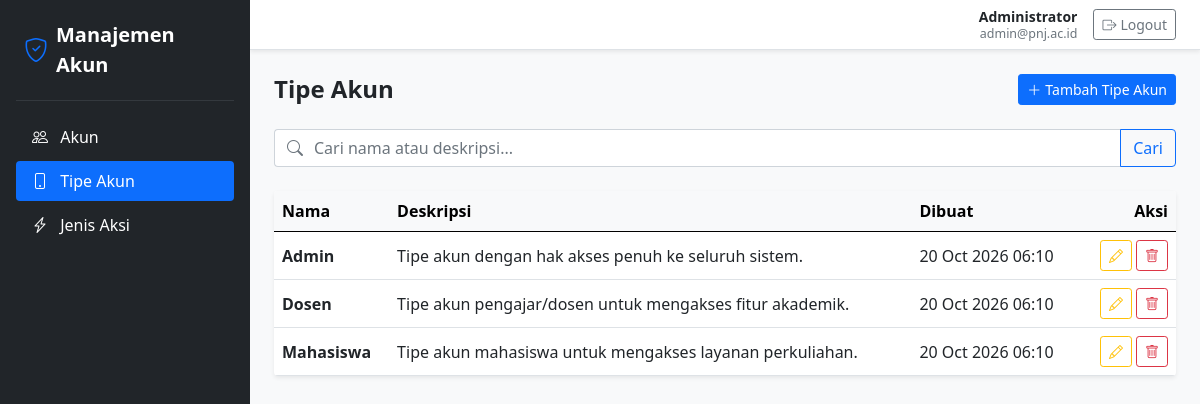
The page /index.php?url=accountType (signed in) on the database its author committed.
### tables this page shows
CREATE TABLE IF NOT EXISTS `account_type` (
    `id` CHAR(36) NOT NULL,
    `name` VARCHAR(128) NOT NULL,
    `description` TEXT NULL,
    `created_at` DATETIME NOT NULL DEFAULT CURRENT_TIMESTAMP,
    `updated_at` DATETIME NOT NULL DEFAULT CURRENT_TIMESTAMP ON UPDATE CURRENT_TIMESTAMP,
    `deleted_at` DATETIME NULL DEFAULT NULL,
    PRIMARY KEY (`id`)
);

### app/Controllers/AccountTypeController.php (called while the page is built, shortened)
<?php
require_once __DIR__ . '/../../core/Controller.php';
class AccountTypeController extends Controller {
    public function index() {
        $keyword = trim($_GET['q'] ?? '');
        $model = $this->model('AccountType');
        $flash = $_SESSION['flash'] ?? null;
        $this->view('account_type/index', [
            'title' => 'Tipe Akun',
            'activeMenu' => 'account_type',
            'accountTypes' => $model->getAccountType($keyword),
            'keyword' => $keyword,
            'flash' => $flash
        ]);
    }
}

### core/Router.php (called while the page is built, shortened)
<?php
class Router {
    protected $method = 'index';
    public function __construct() {
        $url = $this->parseUrl();
        if (isset($url[0]) && !empty($url[0])) {
            $raw = strtolower(str_replace(['_', '-'], '', $url[0]));
            if ($raw === 'login' || $raw === 'auth') {
                $controllerName = 'AuthController';
            } elseif ($raw === 'accounttype') {
                $controllerName = 'AccountTypeController';
            } else {
                $controllerName = ucfirst($url[0]) . 'Controller';
            }
            if (file_exists(__DIR__ . '/../app/Controllers/' . $controllerName . '.php')) {
                $this->controller = $controllerName;
                unset($url[0]);
            } else {
                $this->render404();
                return;
            }
        }
        $this->controller = new $this->controller;
        $this->params = $url ? array_values($url) : [];
        call_user_func_array([$this->controller, $this->method], $this->params);
    }
    private function parseUrl() {
        if (isset($_GET['url'])) {
            $url = rtrim($_GET['url'], '/');
            $url = filter_var($url, FILTER_SANITIZE_URL);
            return explode('/', $url);
        }
        return [];
    }
}

### index.php (called while the page is built, shortened)
<?php
require_once __DIR__ . '/core/Router.php';
require_once __DIR__ . '/core/Controller.php';
require_once __DIR__ . '/core/Model.php';
$app = new Router();

### core/Model.php (called while the page is built, shortened)
<?php
class Model {
    public function __construct() {
        $dsn = "mysql:host=" . DB_HOST . ";dbname=" . DB_NAME . ";charset=" . DB_CHARSET;
        $options = [
            PDO::ATTR_ERRMODE            => PDO::ERRMODE_EXCEPTION,
            PDO::ATTR_DEFAULT_FETCH_MODE => PDO::FETCH_ASSOC,
            PDO::ATTR_EMULATE_PREPARES   => false,
        ];
        try {
            $this->db = new PDO($dsn, DB_USER, DB_PASS, $options);
        } catch (\PDOException $e) {
            $this->db = null;
        }
    }
}

### app/Models/AccountType.php (called while the page is built, shortened)
<?php
require_once __DIR__ . '/../../core/Model.php';
class AccountType extends Model {
    public function getAccountType($keyword = '') {
        $sql = "SELECT * FROM account_type WHERE deleted_at IS NULL";
        $params = [];
        $sql .= " ORDER BY created_at ASC, name ASC";
        $stmt = $this->db->prepare($sql);
        $stmt->execute($params);
        return $stmt->fetchAll();
    }
}

### app/Views/account_type/index.php (the view, shortened to what this page needs)
<div class="d-flex justify-content-between align-items-center mb-4">
    <h2 class="h4 mb-0 fw-bold text-dark">Tipe Akun</h2>
    <a href="<?= BASE_URL ?>index.php?url=accountType/create" class="btn btn-primary btn-sm d-flex align-items-center gap-1">
        <i class="bi bi-plus-lg"></i>
        <span>Tambah Tipe Akun</span>
    </a>
</div>
<form method="GET" action="<?= BASE_URL ?>index.php" class="mb-4">
    <div class="input-group">
        <span class="input-group-text bg-white border-end-0 text-muted">
            <i class="bi bi-search"></i>
        </span>
        <input type="text" name="q" class="form-control border-start-0 ps-0" placeholder="Cari nama atau deskripsi..."
               value="<?= htmlspecialchars($keyword ?? '') ?>">
        <button class="btn btn-outline-primary" type="submit">Cari</button>
    </div>
</form>
<div class="card shadow-sm border-0 overflow-hidden">
    <div class="table-responsive">
        <table class="table table-hover align-middle mb-0">
            <thead class="table-light">
                <tr>
                    <th class="fw-bold">Nama</th>
                    <th class="fw-bold">Deskripsi</th>
                    <th class="fw-bold">Dibuat</th>
                    <th class="fw-bold text-end" style="width: 100px;">Aksi</th>
                </tr>
            </thead>
            <tbody>
                <?php if (empty($accountTypes)): ?>
                    <tr>
                        <td colspan="4" class="text-center text-muted py-5">
                            <i class="bi bi-inbox fs-2 d-block mb-2 text-secondary"></i>
                            <span>Data tipe akun tidak ditemukan.</span>
                        </td>
                    </tr>
                <?php else: ?>
                    <?php foreach ($accountTypes as $type): ?>
                        <tr>
                            <td class="fw-bold text-dark"><?= htmlspecialchars($type['name']) ?></td>
                            <td><?= htmlspecialchars($type['description'] ?? '-') ?></td>
                            <td><?= date('d M Y H:i', strtotime($type['created_at'])) ?></td>
                            <td class="text-end">
                                <div class="d-flex justify-content-end gap-1">
                                    <a href="<?= BASE_URL ?>index.php?url=accountType/edit/<?= $type['id'] ?>"
                                       class="btn btn-outline-warning btn-sm" title="Ubah">
                                        <i class="bi bi-pencil"></i>
                                    </a>
                                    <form method="POST"
                                          action="<?= BASE_URL ?>index.php?url=accountType/delete/<?= $type['id'] ?>"
                                          class="d-inline"
                                          onsubmit="return confirm('Hapus tipe akun ini?');">
                                        <button type="submit" class="btn btn-outline-danger btn-sm" title="Hapus">
                                            <i class="bi bi-trash"></i>
                                        </button>
                                    </form>
                                </div>
                            </td>
                        </tr>
                    <?php endforeach; ?>
                <?php endif; ?>
            </tbody>
        </table>
    </div>
</div>

### rows shown on the page
account_type: name "Admin", description "Tipe akun dengan hak akses penuh ke seluruh sistem.", created_at "20 Oct 2026 06:10"
account_type: name "Dosen", description "Tipe akun pengajar/dosen untuk mengakses fitur akademik.", created_at "20 Oct 2026 06:10"
account_type: name "Mahasiswa", description "Tipe akun mahasiswa untuk mengakses layanan perkuliahan.", created_at "20 Oct 2026 06:10"

### other values the page prints
$_SESSION['user_name'] "Administrator"
$_SESSION['user_email'] "admin@pnj.ac.id"
